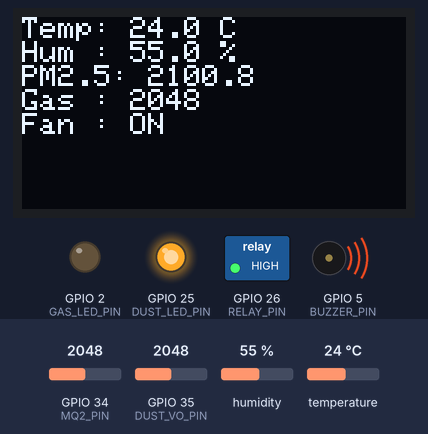
Bench run of a program on a simulated ESP32. Parts: 128×64 one-colour display, switched loads named in the program (green lamp = pin HIGH), output pins drawn as LEDs (lit = HIGH), buzzer (waves = sounding, pin HIGH). The test bench sets the inputs (shaded band); at power-on: GPIO 34 (MQ2_PIN) = 2048, humidity 55 %, GPIO 35 (DUST_VO_PIN) = 2048, temperature 24 °C. WiFi joins after 1.5 s; servers stay silent unless stated; the local clock reads 2024-03-15 10:24:30 at power-on unless the program sets it; what the program prints to the serial monitor is not drawn.

Above: at 5.6 s.
5.7 s: GPIO 34 (MQ2_PIN) set to 2755
At 9.4 s:
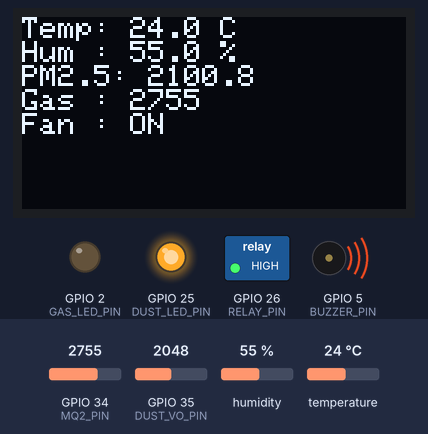
14.3 s: GPIO 34 (MQ2_PIN) set to 2853
At 17.5 s:
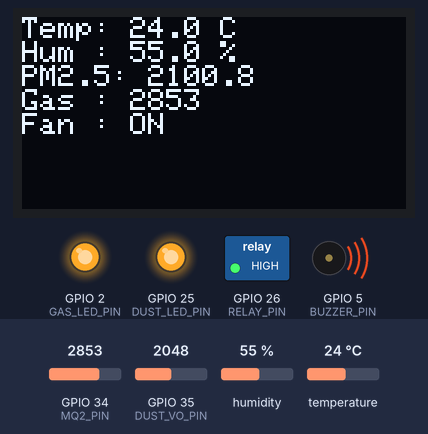
21.4 s: humidity set to 22 %
At 24.4 s:
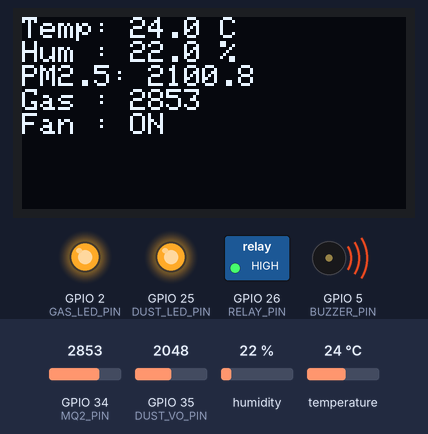
27.4 s: GPIO 35 (DUST_VO_PIN) set to 2340
At 30.2 s:
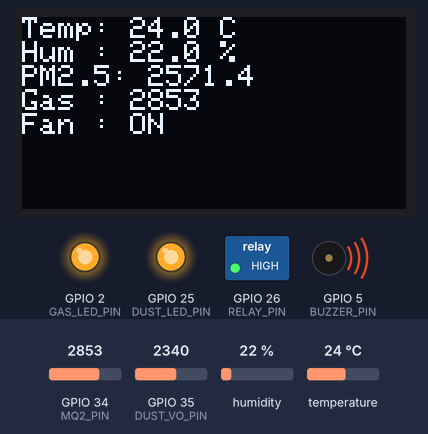
33.4 s: temperature set to 12 °C
At 36.0 s:
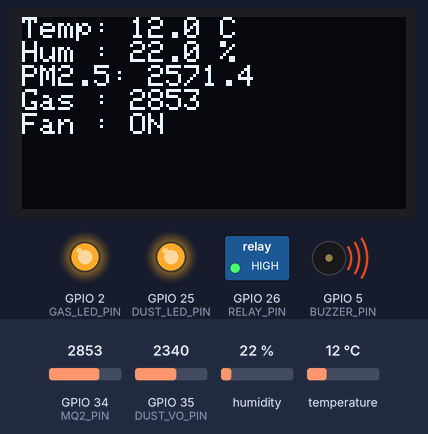
39.4 s: GPIO 35 (DUST_VO_PIN) set to 2260
At 41.7 s:
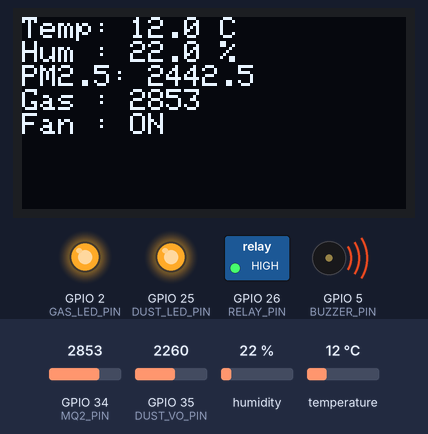
Timing chart, 0 to 45.5 s (numbered marks = the images above; inputs shaded):
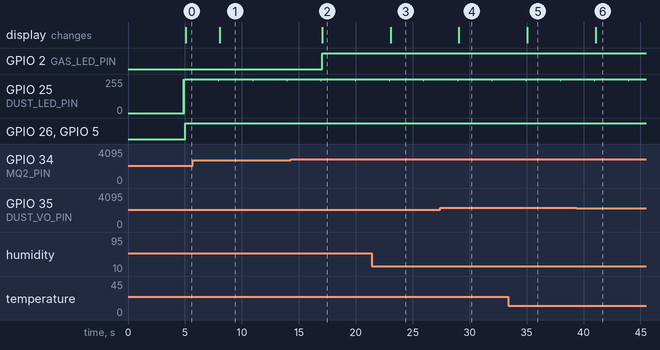

The program:

main.cpp
```cpp
#include <Arduino.h>
#define BLYNK_PRINT Serial

/* ================= BLYNK ================= */
#define BLYNK_TEMPLATE_ID "TMPL6ZbL7avkz"
#define BLYNK_TEMPLATE_NAME "SAARS AIR MONITOR"
#define BLYNK_AUTH_TOKEN "LzQlnkLzisha19HtJVEAK7Iefj_sp7z3"

/* ================= LIBRARIES ================= */
#include <WiFi.h>
#include <BlynkSimpleEsp32.h>
#include <DHT.h>
#include <Wire.h>
#include <Adafruit_GFX.h>
#include <Adafruit_SSD1306.h>
#include <Firebase_ESP_Client.h>
#include <addons/TokenHelper.h>
#include <time.h>
#include <math.h>

/* ================= WIFI & FIREBASE ================= */
char ssid[] = "NTU-FSD";
char pass[] = "";

#define DATABASE_URL "https://saars-air-monitor-default-rtdb.firebaseio.com/"
#define DATABASE_SECRET "Rp7Y1A3WZhF2DG7lBgJIor3WVeOa0JnUtpB9kUew"

/* ================= PINS ================= */
#define DHTPIN        4
#define DHTTYPE       DHT11
#define DUST_LED_PIN  25
#define DUST_VO_PIN   35
#define MQ2_PIN       34
#define RELAY_PIN     26
#define BUZZER_PIN    5
#define GAS_LED_PIN   2

/* ================= OBJECTS ================= */
DHT dht(DHTPIN, DHTTYPE);
Adafruit_SSD1306 display(128, 64, &Wire, -1);

FirebaseData fbdo;
FirebaseAuth auth;
FirebaseConfig config;
BlynkTimer timer;

/* ================= FAN & MODE ==========vvvvvvvvvvvvvvvvvvvvvvvvvv                                                                                          ======= */
bool fanState = false;
int fanMode = 0; // 0 = AUTO, 1 = FORCE ON, 2 = FORCE OFF

/* ================= THRESHOLDS (INCREASED) ================= */
const float dustOnThreshold  = 600.0;  // was 150
const float dustOffThreshold = 150.0;  // was 100
const float dustDanger       = 300.0;  // was 250

// Calibrated MQ2 thresholds in ADC (0-4095)
const int gasThreshold       = 2300;
const int gasDanger          = 2800;

/* ================= SENSOR READINGS ================= */
float readDust() {
  float sum = 0;
  for (int i = 0; i < 5; i++) {
    digitalWrite(DUST_LED_PIN, LOW);
    delayMicroseconds(280);
    sum += analogRead(DUST_VO_PIN);
    delayMicroseconds(40);
    digitalWrite(DUST_LED_PIN, HIGH);
    delay(10);
  }
  float avg = sum / 5.0;
  float voltage = avg * (3.3 / 4095.0);
  float dust = (voltage - 0.6) * 1000.0 / 0.5;
  if (dust < 0) dust = 0;
  return dust;
}

int readGasRaw() {
  long sum = 0;
  for (int i = 0; i < 10; i++) {
    sum += analogRead(MQ2_PIN);
    delay(10);
  }
  return sum / 10;
}

/* ================= BLYNK CONTROL ================= */
BLYNK_WRITE(V5) {
  fanMode = param.asInt();
}

/* ================= MAIN UPDATE ================= */
void updateData() {
  float temperature = dht.readTemperature();
  float humidity    = dht.readHumidity();
  float dust        = readDust();
  int gasRaw        = readGasRaw();

  if (isnan(temperature) || isnan(humidity)) return;

  // ===== FAN CONTROL =====
  if (fanMode == 0) {
    if (!fanState) {
      if (dust > dustOnThreshold || gasRaw > gasThreshold)
        fanState = true;
    } else {
      if (dust < dustOffThreshold && gasRaw < gasThreshold)
        fanState = false;
    }
  } else if (fanMode == 1) fanState = true;
  else if (fanMode == 2) fanState = false;

  digitalWrite(RELAY_PIN, fanState ? HIGH : LOW);

  // ===== ALERTS =====
  bool dustAlert = dust > dustDanger;
  bool gasAlert  = gasRaw > gasDanger;

  digitalWrite(BUZZER_PIN, (dustAlert || gasAlert) ? HIGH : LOW);
  digitalWrite(GAS_LED_PIN, gasAlert ? HIGH : LOW);

  // ===== OLED DISPLAY =====
  display.clearDisplay();
  display.setTextSize(1);
  display.setCursor(0,0);
  display.setTextColor(WHITE);

  display.printf(
    "Temp: %.1f C\n"
    "Hum : %.1f %%\n"
    "PM2.5: %.1f\n"
    "Gas : %d\n"
    "Fan : %s",
    temperature, humidity, dust, gasRaw,
    fanState ? "ON" : "OFF"
  );
  display.display();

  // ===== BLYNK =====
  Blynk.virtualWrite(V0, temperature);
  Blynk.virtualWrite(V1, humidity);
  Blynk.virtualWrite(V2, gasRaw);
  Blynk.virtualWrite(V3, dust);
  Blynk.virtualWrite(V4, fanState);

  // ===== FIREBASE =====
  FirebaseJson current;
  current.set("temperature", temperature);
  current.set("humidity", humidity);
  current.set("pm25", dust);
  current.set("gas_raw", gasRaw);
  current.set("fan", fanState);
  current.set("timestamp", millis());

  Firebase.RTDB.setJSON(&fbdo, "/SAARS/current", &current);
  Firebase.RTDB.pushJSON(&fbdo, "/SAARS/history", &current);

  // ===== SERIAL OUTPUT =====
  Serial.printf(
    "T:%.1f H:%.1f PM2.5:%.1f Gas:%d Fan:%d Mode:%d\n",
    temperature, humidity, dust, gasRaw, fanState, fanMode
  );
}

/* ================= SETUP ================= */
void setup() {
  Serial.begin(115200);

  pinMode(DUST_LED_PIN, OUTPUT);
  pinMode(RELAY_PIN, OUTPUT);
  pinMode(BUZZER_PIN, OUTPUT);
  pinMode(GAS_LED_PIN, OUTPUT);
  digitalWrite(RELAY_PIN, LOW);
  digitalWrite(BUZZER_PIN, LOW);
  digitalWrite(GAS_LED_PIN, LOW);

  dht.begin();

  display.begin(SSD1306_SWITCHCAPVCC, 0x3C);
  display.clearDisplay();
  display.display();

  Blynk.begin(BLYNK_AUTH_TOKEN, ssid, pass);

  config.database_url = DATABASE_URL;
  config.signer.tokens.legacy_token = DATABASE_SECRET;
  Firebase.begin(&config, &auth);
  Firebase.reconnectWiFi(true);

  configTime(0, 0, "pool.ntp.org");

  timer.setInterval(3000L, updateData);
}

/* ================= LOOP ================= */
void loop() {
  Blynk.run();
  timer.run();
}
```

Measured:
- the behaviour switches between 2800 and 2801 on GPIO 34 (MQ2_PIN) (found by bisection; images 1 and 2)
- after the input at 5.7 s, the display: changes after 2.4 s (image 1)
- after the input at 14.3 s, GPIO 2 (GAS_LED_PIN): LOW → HIGH after 2.7 s; the display: changes after 2.8 s (image 2)
- after the input at 21.4 s, the display: changes after 1.7 s (image 3)
- after the input at 27.4 s, the display: changes after 1.7 s (image 4)
- after the input at 33.4 s, the display: changes after 1.7 s (image 5)
- after the input at 39.4 s, the display: changes after 1.7 s (image 6)
- by itself, GPIO 25 (DUST_LED_PIN): alternates 255/255 for 3.0 s and 247/255 for 0.04 s
